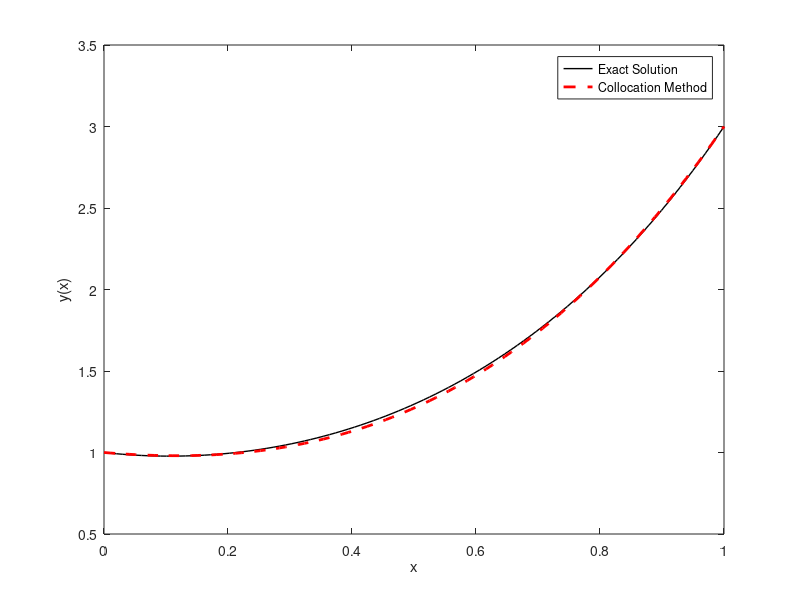

Source code (MATLAB): (Note: this script raises an error after producing the figure.)
% Given equation:
%       y''(x) = 4*y(x),   0 <= x <= 1
%
% Boundary conditions:
%       y(0) = 1,   y(1) = 3
%
% Interior collocation approximation:
%
% y_tilda(x) = phi0(x) + c1*psi1(x) + c2*psi2(x) + c3*psi3(x)
%
% phi0 satisfies the nonhomogeneous boundary conditions, while every
% basis function psi_j satisfies psi_j(0) = psi_j(1) = 0.


x = linspace(0, 1, 100);
y_exact = @(x) (exp(2*x)*(3*exp(2) - 1))/(exp(4) - 1) - (exp(-2*x)*(3*exp(2) - exp(4)))/(exp(4) - 1);
x_colloc = [0.25, 0.75]; % collocation points
n = length(x_colloc);

b = zeros(n, 1); % right hand side of the equation is zero

% Help me to choose the basis function for this problem

psi_0 = @(x) 1 + 2*x; % phi0 satisfies the nonhomogeneous boundary conditions
psi = {
    @(x) x .* (1 - x);
    @(x) x .^ 2 .* (1 - x);
};
% put the correct second derivative of the basis functions in the cell array psi_dd
psi_dd = {
    @(x) -2;
    @(x) 2 - 6 .* x;
};

A = zeros(n, n);
b = zeros(n, 1); % right hand side of the equation is zero, will be updated later

for ii = 1 : n % sample points
    b(ii) = 4 * psi_0(x_colloc(ii)); % update the right hand side of the equation
    for jj = 1 : n % evaluate all the functions for each sample points 
        A(ii, jj) = psi_dd{jj}(x_colloc(ii)) - 4 .* psi{jj}(x_colloc(ii));

    end 
end

c = A \ b;

fprintf("c1 = %.4f\n", c(1));
fprintf("c2 = %.4f\n", c(2));

figure("Name", "Collocation Method");
plot(x, y_exact(x), 'k', 'LineWidth', 1, 'DisplayName', 'Exact Solution');
hold on;
plot(x, psi_0(x) + c(1) .* psi{1}(x) + c(2) .* psi{2}(x), 'r--', 'LineWidth', 2, 'DisplayName', 'Collocation Method');

legend('Location', 'best');
xlabel('x');
ylabel('y(x)');
max_error = max(abs(y_exact(x) - psi_0(x) - c(1) .* psi{1}(x) - c(2) .* psi{2}(x)));
norm_error = sqrt(trapz(x, (y_exact(x) - psi_0(x) - c(1) .* psi{1}(x) - c(2) .* psi{2}(x)).^2));

gtext(['Maximum error : ', num2str(max_error)]);
gtext(['L2 error : ', num2str(norm_error)]);
title('Interior Collocation Method');
